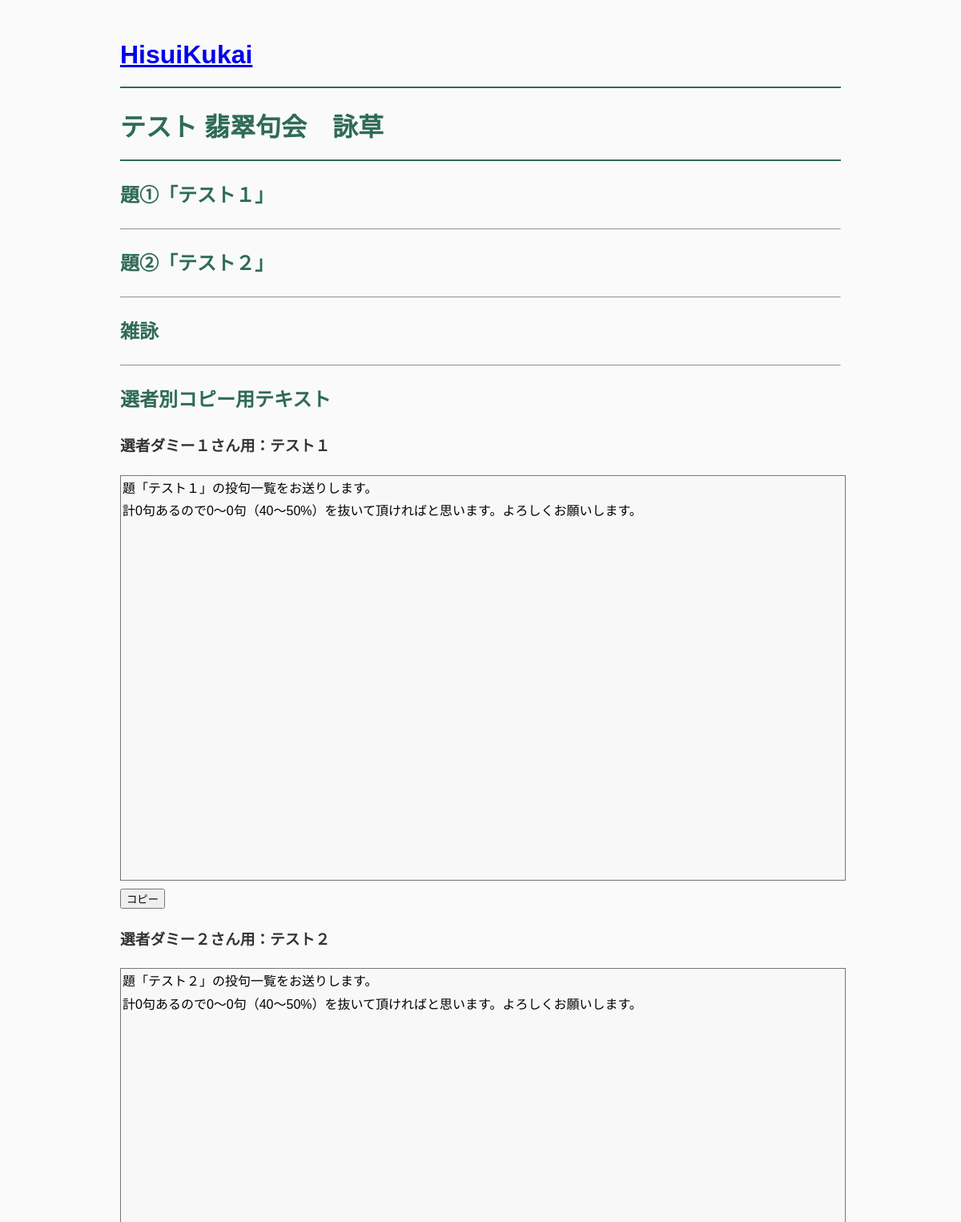
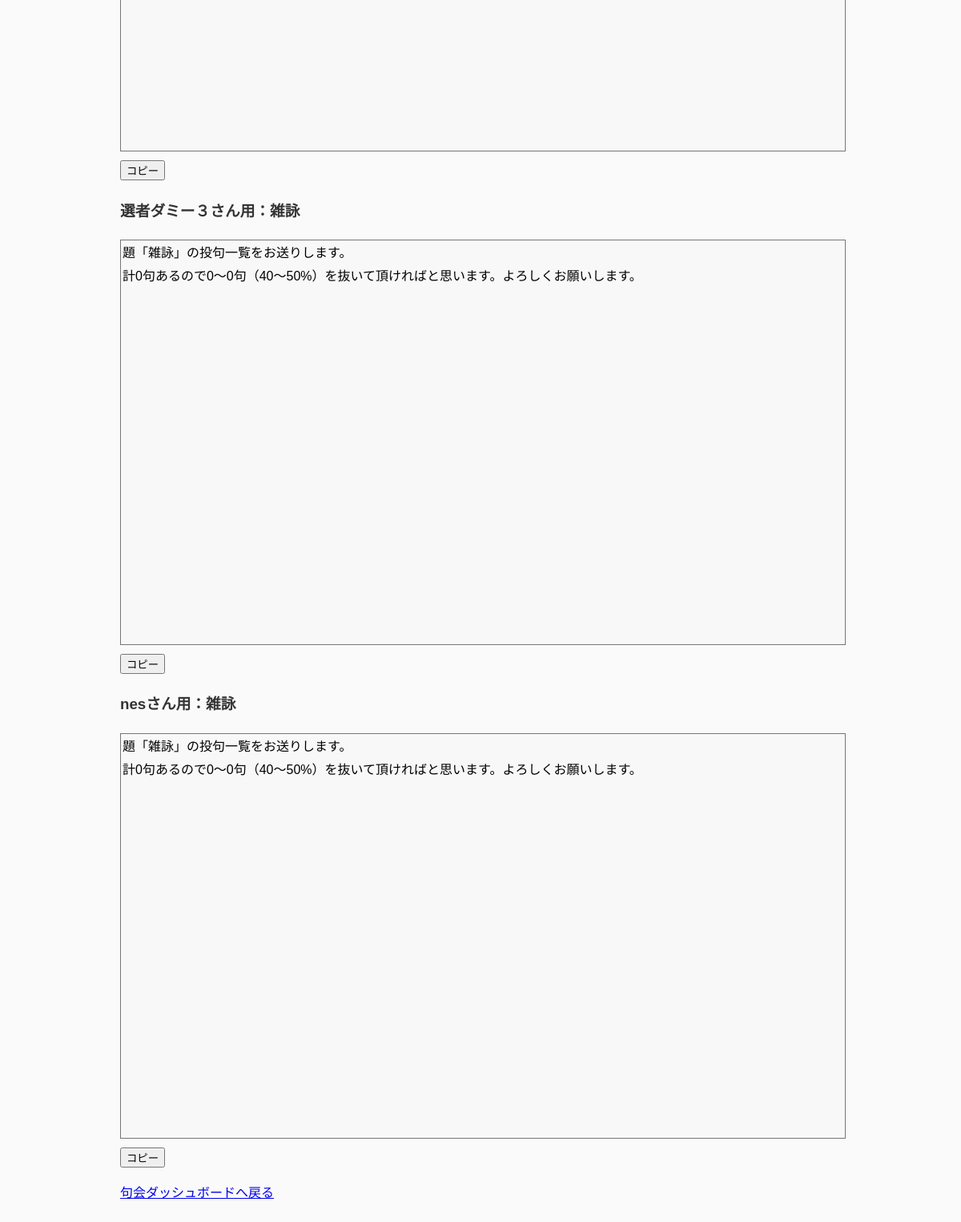
Page /contest/3/eiso on the earlier database version (2 pictures, top to bottom).
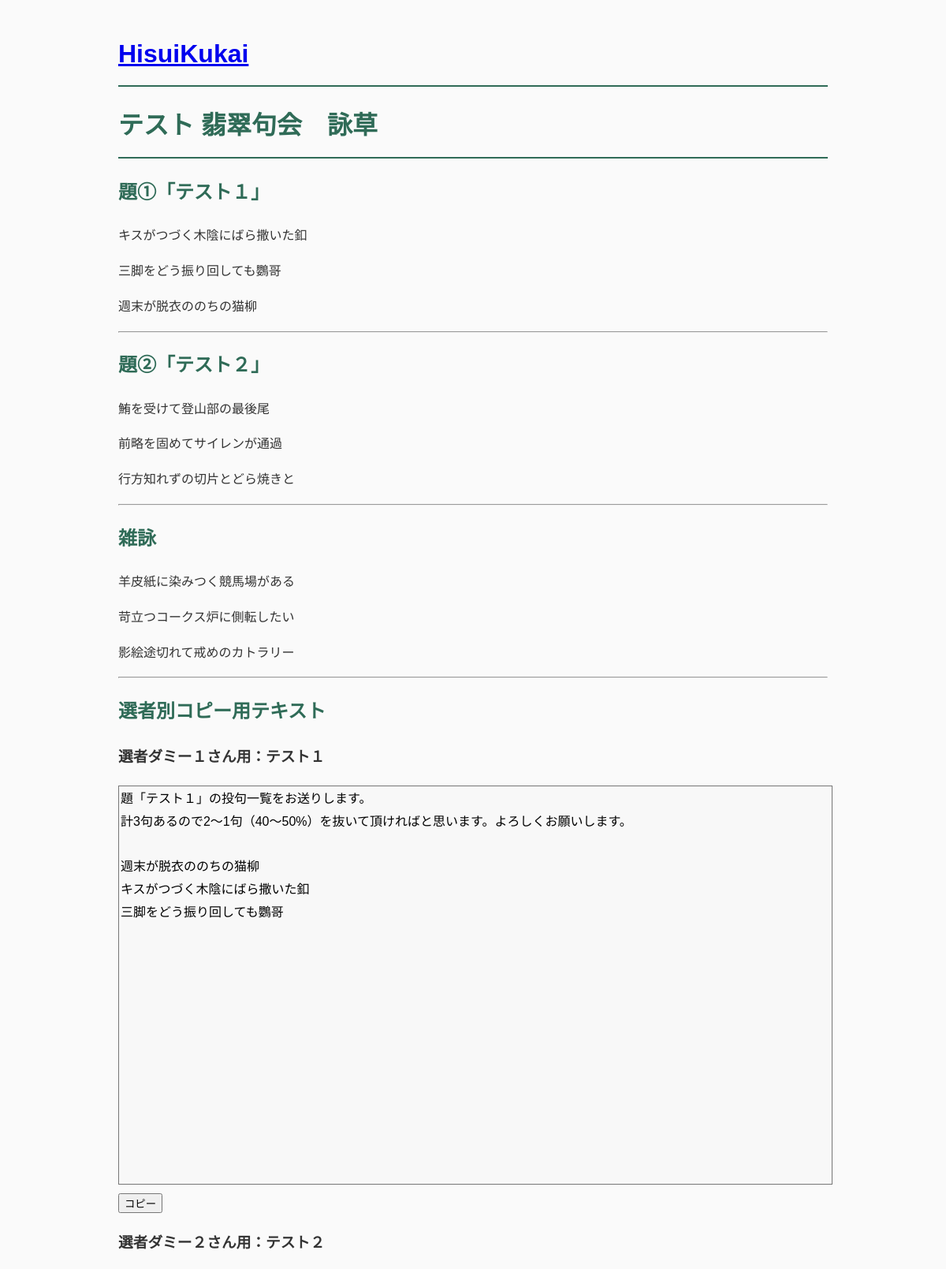
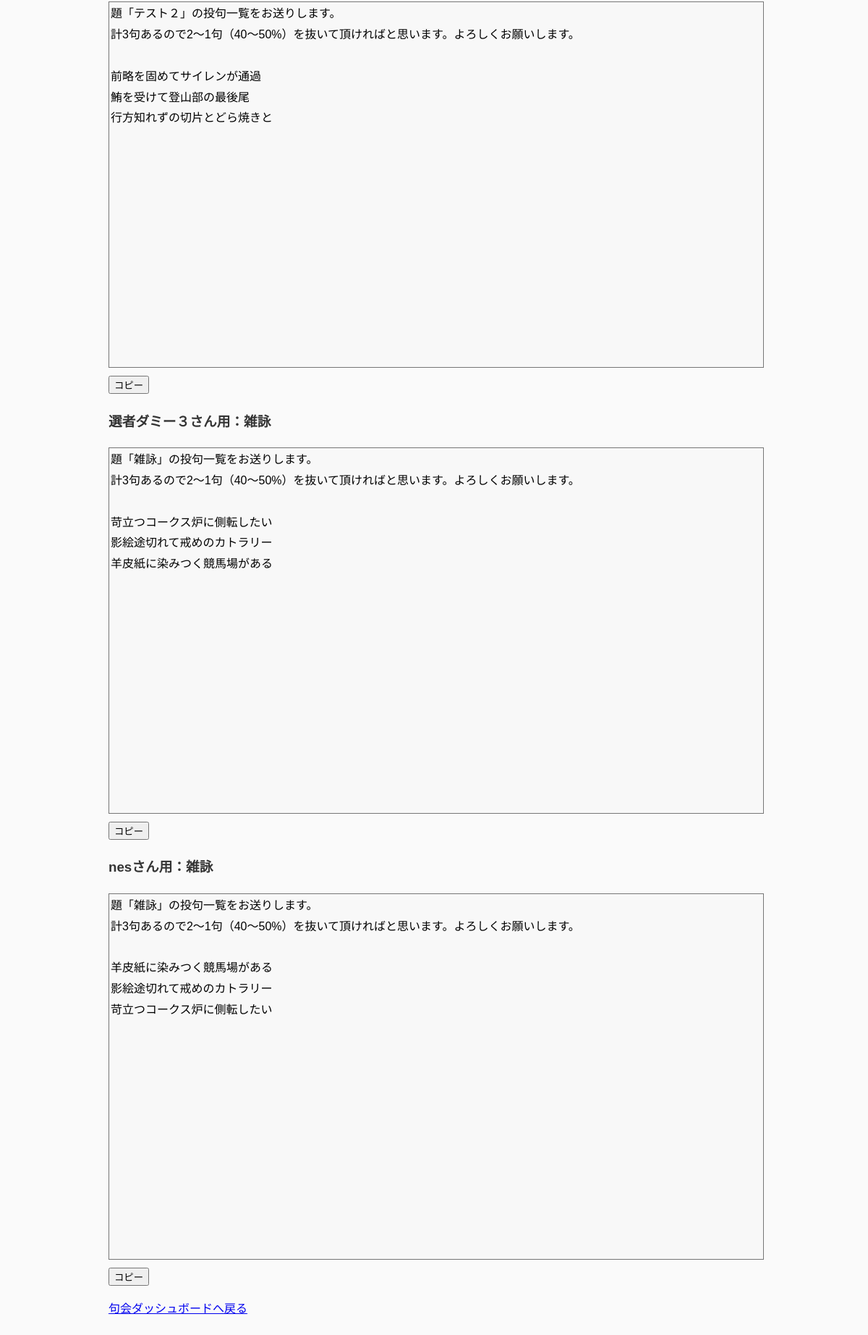
Same page on the later database version (2 pictures, top to bottom).
### tables this page shows
CREATE TABLE contests (
    id INTEGER PRIMARY KEY AUTOINCREMENT,

    contest_no TEXT NOT NULL,

    theme1 TEXT NOT NULL,
    judge1 TEXT NOT NULL,

    theme2 TEXT NOT NULL,
    judge2 TEXT NOT NULL,

    free_judge TEXT NOT NULL,

    status TEXT NOT NULL DEFAULT 'created',

    created_at TIMESTAMP DEFAULT CURRENT_TIMESTAMP
);

CREATE TABLE submissions (
    id INTEGER PRIMARY KEY AUTOINCREMENT,

    participant_id INTEGER NOT NULL,

    theme TEXT NOT NULL,

    poem TEXT NOT NULL,

    created_at TIMESTAMP DEFAULT CURRENT_TIMESTAMP,

    FOREIGN KEY(participant_id) REFERENCES participants(id)
);

### app.py (the view)
@app.route("/contest/<int:contest_id>/eiso")
def eiso(contest_id):
    contest = get_contest(contest_id)
    submissions = get_eiso_data(contest_id)
    grouped_eiso = group_and_shuffle_eiso(submissions)
    theme1_text = create_eiso_text(
        contest["theme1"],
        grouped_eiso["theme1"],
    )
    theme2_text = create_eiso_text(
        contest["theme2"],
        grouped_eiso["theme2"],
    )
    free_text = create_eiso_text(
        "雑詠",
        grouped_eiso["free"],
    )
    judge_eiso_texts = get_judge_eiso_texts(
        contest,
        grouped_eiso,
    )
    return render_template(
        "eiso.html",
        contest=contest,
        grouped_eiso=grouped_eiso,
        theme1_text=theme1_text,
        theme2_text=theme2_text,
        free_text=free_text,
        judge_eiso_texts=judge_eiso_texts,
    )

### database.py (called while the page is built)
def get_connection():
    conn = sqlite3.connect(DATABASE)
    conn.row_factory = sqlite3.Row
    return conn

### services/contest_service.py (called while the page is built)
def get_contest(contest_id):
    conn = get_connection()
    contest = conn.execute(
        """
        SELECT *
        FROM contests
        WHERE id = ?
        """,
        (contest_id,),
    ).fetchone()
    conn.close()
    return contest

### services/eiso_service.py (called while the page is built)
def get_eiso_data(contest_id):
    conn = get_connection()
    submissions = conn.execute(
        """
        SELECT
            submissions.theme,
            submissions.poem
        FROM submissions
        JOIN participants
        ON submissions.participant_id = participants.id
        WHERE participants.contest_id = ?
        ORDER BY submissions.theme, submissions.id
        """,
        (contest_id,),
    ).fetchall()
    conn.close()
    return submissions

def group_and_shuffle_eiso(submissions):
    grouped = {
        "theme1": [],
        "theme2": [],
        "free": [],
    }
    for submission in submissions:
        grouped[submission["theme"]].append(submission["poem"])
    for theme in grouped:
        random.shuffle(grouped[theme])
    return grouped

def create_eiso_text(title, poems):
    count = len(poems)
    minimum = math.ceil(count * 0.4)
    maximum = math.floor(count * 0.5)
    lines = []
    lines.append(f'題「{title}」の投句一覧をお送りします。')
    lines.append(
        f'計{count}句あるので{minimum}～{maximum}句（40～50%）を抜いて頂ければと思います。よろしくお願いします。'
    )
    lines.append("")
    lines.extend(poems)
    return "\n".join(lines)

def shuffled_copy(poems):
    copied = poems.copy()
    random.shuffle(copied)
    return copied

### templates/eiso.html (shortened to what this page needs)
{% extends "base.html" %}
{% block content %}
<h1>{{ contest["contest_no"] }} 翡翠句会　詠草</h1>
<h2>題①「{{ contest["theme1"] }}」</h2>
{% for poem in grouped_eiso["theme1"] %}
    <p>{{ poem }}</p>
{% endfor %}
<hr>
<h2>題②「{{ contest["theme2"] }}」</h2>
{% for poem in grouped_eiso["theme2"] %}
    <p>{{ poem }}</p>
{% endfor %}
<hr>
<h2>雑詠</h2>
{% for poem in grouped_eiso["free"] %}
    <p>{{ poem }}</p>
{% endfor %}
<hr>
<h2>選者別コピー用テキスト</h2>
{% for item in judge_eiso_texts %}
<h3>{{ item["judge"] }}さん用：{{ item["theme_title"] }}</h3>
<textarea id="judge-eiso-{{ loop.index }}" rows="15" readonly>{{ item["text"] }}</textarea>
<button type="button" onclick="copyText('judge-eiso-{{ loop.index }}')">
コピー
</button>
{% endfor %}
<p>
<a href="/contest/{{ contest['id'] }}">句会ダッシュボードへ戻る</a>
</p>
{% endblock %}

### templates/base.html (shortened to what this page needs)
<!DOCTYPE html>
<html lang="ja">
<header>
<h1>
<a href="/">
HisuiKukai
</a>
</h1>
</header>
<head>
    <link rel="stylesheet"
          href="{{ url_for('static', filename='style.css') }}">
</head>
<body>
{% block content %}
{% endblock %}
</body>
</html>

### static/style.css (style rules this page uses)
body { max-width: 900px; margin: 40px auto; padding: 0 30px; font-family: "Noto Sans JP", sans-serif; line-height: 1.8; color: #333; background: #fafafa; }
h1 { color: #2f6b57; border-bottom: 2px solid #2f6b57; padding-bottom: 10px; }
h2 { color: #2f6b57; }
textarea { width: 100%; height: 2.5em; resize: none; font-size: 16px; }
textarea[readonly] { min-height: 500px; background: #f8f8f8; font-family: inherit; line-height: 1.8; }

Differences in the rows shown:
added submissions: poem "キスがつづく木陰にばら撒いた釦", shown under "題①「テスト１」"
added submissions: poem "三脚をどう振り回しても鸚哥", shown under "題①「テスト１」"
added submissions: poem "週末が脱衣ののちの猫柳", shown under "題①「テスト１」"
added submissions: poem "鮪を受けて登山部の最後尾", shown under "題②「テスト２」"
added submissions: poem "前略を固めてサイレンが通過", shown under "題②「テスト２」"
added submissions: poem "行方知れずの切片とどら焼きと", shown under "題②「テスト２」"
added submissions: poem "羊皮紙に染みつく競馬場がある", shown under "雑詠"
added submissions: poem "苛立つコークス炉に側転したい", shown under "雑詠"
added submissions: poem "影絵途切れて戒めのカトラリー", shown under "雑詠"
